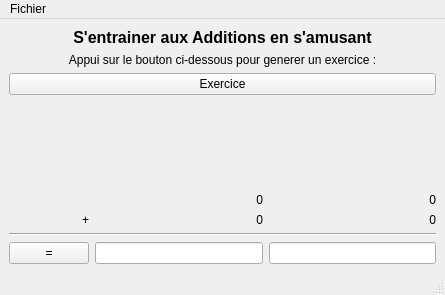
<?xml version="1.0" encoding="UTF-8"?>
<ui version="4.0">
 <class>MainWindow</class>
 <widget class="QMainWindow" name="MainWindow">
  <property name="geometry">
   <rect>
    <x>0</x>
    <y>0</y>
    <width>445</width>
    <height>295</height>
   </rect>
  </property>
  <property name="windowTitle">
   <string>MainWindow</string>
  </property>
  <widget class="QWidget" name="centralwidget">
   <layout class="QVBoxLayout" name="verticalLayout">
    <item>
     <widget class="QLabel" name="label">
      <property name="font">
       <font>
        <pointsize>12</pointsize>
        <bold>true</bold>
       </font>
      </property>
      <property name="text">
       <string>S'entrainer aux Additions en s'amusant</string>
      </property>
      <property name="alignment">
       <set>Qt::AlignCenter</set>
      </property>
     </widget>
    </item>
    <item>
     <widget class="QLabel" name="label_7">
      <property name="text">
       <string>Appui sur le bouton ci-dessous pour generer un exercice :</string>
      </property>
      <property name="alignment">
       <set>Qt::AlignCenter</set>
      </property>
     </widget>
    </item>
    <item>
     <widget class="QPushButton" name="pushButton_generateExo">
      <property name="text">
       <string>Exercice</string>
      </property>
     </widget>
    </item>
    <item>
     <spacer name="verticalSpacer">
      <property name="orientation">
       <enum>Qt::Vertical</enum>
      </property>
      <property name="sizeHint" stdset="0">
       <size>
        <width>20</width>
        <height>45</height>
       </size>
      </property>
     </spacer>
    </item>
    <item>
     <layout class="QGridLayout" name="gridLayout">
      <item row="0" column="1">
       <widget class="QLabel" name="label_dizaine_a">
        <property name="text">
         <string>0</string>
        </property>
        <property name="alignment">
         <set>Qt::AlignRight|Qt::AlignTrailing|Qt::AlignVCenter</set>
        </property>
       </widget>
      </item>
      <item row="0" column="2">
       <widget class="QLabel" name="label_unite_a">
        <property name="text">
         <string>0</string>
        </property>
        <property name="alignment">
         <set>Qt::AlignRight|Qt::AlignTrailing|Qt::AlignVCenter</set>
        </property>
       </widget>
      </item>
      <item row="1" column="0">
       <widget class="QLabel" name="label_6">
        <property name="text">
         <string>+</string>
        </property>
        <property name="alignment">
         <set>Qt::AlignRight|Qt::AlignTrailing|Qt::AlignVCenter</set>
        </property>
       </widget>
      </item>
      <item row="1" column="1">
       <widget class="QLabel" name="label_dizaine_b">
        <property name="text">
         <string>0</string>
        </property>
        <property name="alignment">
         <set>Qt::AlignRight|Qt::AlignTrailing|Qt::AlignVCenter</set>
        </property>
       </widget>
      </item>
      <item row="1" column="2">
       <widget class="QLabel" name="label_unite_b">
        <property name="text">
         <string>0</string>
        </property>
        <property name="alignment">
         <set>Qt::AlignRight|Qt::AlignTrailing|Qt::AlignVCenter</set>
        </property>
       </widget>
      </item>
      <item row="2" column="0" colspan="3">
       <widget class="Line" name="line">
        <property name="orientation">
         <enum>Qt::Horizontal</enum>
        </property>
       </widget>
      </item>
      <item row="3" column="0">
       <widget class="QPushButton" name="pushButton_submit">
        <property name="text">
         <string>=</string>
        </property>
       </widget>
      </item>
      <item row="3" column="1">
       <widget class="QLineEdit" name="lineEdit_dizaine_res"/>
      </item>
      <item row="3" column="2">
       <widget class="QLineEdit" name="lineEdit_unite_res"/>
      </item>
     </layout>
    </item>
   </layout>
  </widget>
  <widget class="QMenuBar" name="menubar">
   <property name="geometry">
    <rect>
     <x>0</x>
     <y>0</y>
     <width>445</width>
     <height>22</height>
    </rect>
   </property>
   <widget class="QMenu" name="menuFichier">
    <property name="title">
     <string>Fichier</string>
    </property>
    <addaction name="actionQuitter"/>
   </widget>
   <addaction name="menuFichier"/>
  </widget>
  <widget class="QStatusBar" name="statusbar"/>
  <action name="actionQuitter">
   <property name="text">
    <string>Quitter</string>
   </property>
  </action>
 </widget>
 <resources/>
 <connections/>
</ui>
